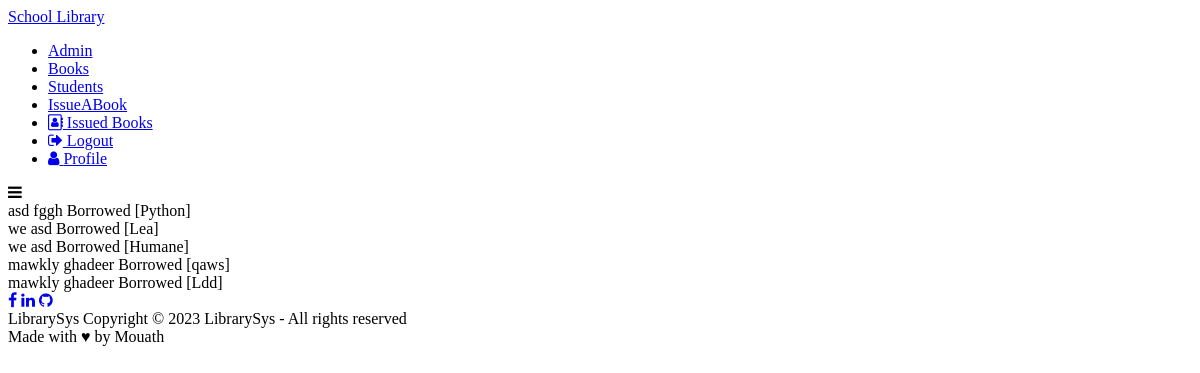
The page /Issued_Books/ (signed in) on the database as committed earlier.
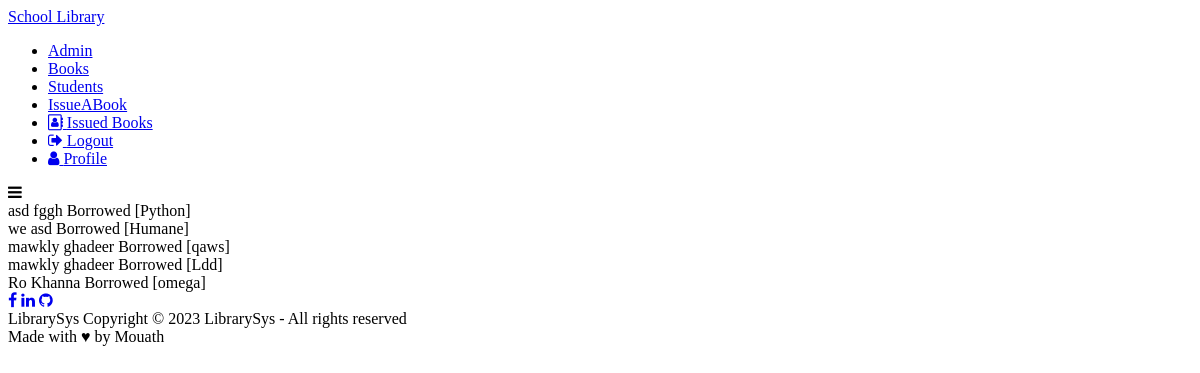
The same page on the database as committed later.
### LibraryApp/models.py (models this page shows, shortened)
class Issued_Book(models.Model):
    book=models.OneToOneField(
        Book,
        on_delete=models.CASCADE,
    )
    issued_date = models.DateField(auto_now=True)
    expiry_date = models.DateField(default=expiry)
    student=models.ForeignKey(
        Student,
        on_delete=models.CASCADE,
        related_name="issued_books"
    )

class Student(models.Model):
    FName=models.CharField(max_length=10)
    LName=models.CharField(max_length=10)
    TelNo=models.CharField(max_length=10)
    user=models.OneToOneField(
        User,
        on_delete=models.CASCADE
    )

class Book(models.Model):
    Name=models.CharField(max_length=15)
    Price=models.PositiveIntegerField()
    Desc=models.CharField(max_length=100)
    cat=models.ForeignKey(
        Category,
        on_delete=models.CASCADE,
        related_name="books"
    )
    auther=models.ForeignKey(
        Auther,
        on_delete=models.CASCADE,
        related_name="books"
    )

### LibraryApp/views.py (the view)
# urls.py: path('Issued_Books/', views.Issued_Books, name='Issued_Books'),
def Issued_Books(req):
    if(req.user.is_authenticated):
        if req.user.is_superuser:
            IssuedBooks=models.Issued_Book.objects.all() #all the issued Books
        else:
            IssuedBooks=models.Issued_Book.objects.filter(
                student_id=req.user.student.id
            )
        con={
            'IssuedBooks':IssuedBooks
        }
        return render(req,'Library/Issued_Books.html',con)
    else:
        return redirect('LibraryApp:login')

### LibraryApp/templates/Library/Issued_Books.html
{% extends 'base.html' %}
{% block content %}
<div>
    {% for i in IssuedBooks %}
        <div>{{i.student.FName}} {{i.student.LName}} Borrowed [{{i.book.Name}}]</div>
    {% endfor %}
</div>
{% endblock %}

### LibraryApp/templates/base.html (shortened to what this page needs)
{% load static %}
<!DOCTYPE html>
<html lang="en">
<head>
    <link rel="stylesheet" href="{% static 'font-awesome-4.7.0/css/font-awesome.min.css' %}">
</head>
<body>
  <div class="all">
    <div class="nav-container">
      <div class="navbar">
        <a href="{% url 'LibraryApp:home' %}">School Library</a>
        <nav>
            <ul id="menuList">
              {% if user.is_authenticated %}
                {% if user.is_superuser %}
                    <li><a href="http://127.0.0.1:8000/admin/">Admin</a></li>
                    <li><a href="{% url 'LibraryApp:Books' %}">Books</a></li>
                    <li><a href="{% url 'LibraryApp:Students' %}">Students</a></li>
                    <li><a href="{% url 'LibraryApp:IssueABook' %}">IssueABook</a></li>
                {% endif %}
                  <li><a href="{% url 'LibraryApp:Issued_Books' %}"><i class="fa fa-address-book-o" aria-hidden="true"></i> Issued Books </a></li>
                  <li><a href="{% url 'LibraryApp:logout' %}"><i class="fa fa-sign-out" aria-hidden="true"></i> Logout</a></li>
                  <li><a href="{% url 'LibraryApp:Profile' %}"><i class="fa fa-user" aria-hidden="true"></i> Profile</a></li>
              {% else %}
                <li><a class="navbar-link" href="{% url 'LibraryApp:login' %}">Login <i class="fa fa-sign-in" aria-hidden="true"></i></a></li>
              {% endif %}
            </ul>
        </nav>
        <i class="fa fa-bars" aria-hidden="true" onclick="togglemenu()"></i>
    </div>
    </div>
      {% block content %}
      {% endblock %}
      <footer>
        <div class="footer">
        <div class="row">
        <a href="https://www.facebook.com/moath.mubaslat/" target="_blank"><i class="fa fa-facebook"></i></a>
        <a href="https://www.linkedin.com/in/mouath-almobaslat-89a41a233/" target="_blank"><i class="fa fa-linkedin"></i></a>
        <a href="https://github.com/Mouath104/LibrarySys-v1.0" target="_blank"><i class="fa fa-github"></i></a>
        </div>
        <div class="row">
        LibrarySys Copyright © 2023 LibrarySys - All rights reserved
        </div>
        <div class="row">
            Made with ♥ by Mouath
            </div>
        </div>
        </footer>
</body>
</html>

Rows that differ between the two databases and show on the page:
removed Issued_Book: student.FName "we", student.LName "asd", book.Name "Lea"
added Issued_Book: student.FName "Ro", student.LName "Khanna", book.Name "omega"
